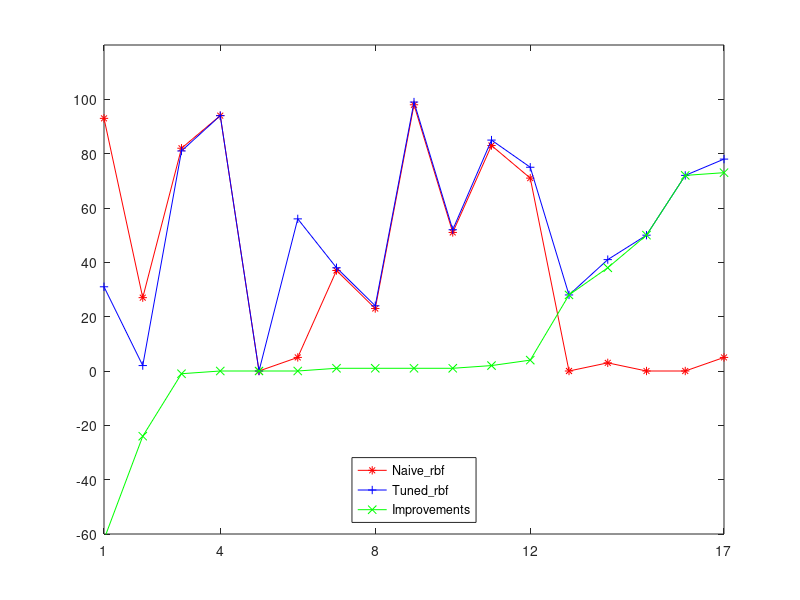

Write MATLAB code to recreate this figure. (Note: this script raises an error after producing the figure.)
clf
 FigHandle = figure('Position', [220, 300, 200, 400]);
%plot([1:17],[0:0])
x = [1:17]
box on 
hold on
plot(x,[93,27,82,94,0,5,37,23,98,51,83,71,0,3,0,0,5], '-r*')
hold on
plot(x,[31,2,81,94,0,56,38,24,99,52,85,75,28,41,50,72,78],'-b+')
hold on
plot(x,[-62,-24,-1,0,0,0,1,1,1,1,2,4,28,38,50,72,73], '-gx')
hold on
% plot(x,[0.01, 0.01, 0.19, 0.19, 0.26, 0.26, 0.52, 0.52, 0.55, 0.6, 0.6, 0.6, 0.6, 0.6, 0.6, 0.83, 0.83],'-ks')
axis([1 17 -60 120])
legend('Naive\_rbf','Tuned\_rbf','Improvements','Location','South')
set(gca,'XTick', [1,4,8,12,17])
set(gca, 'YTick',[-60,-40,-20,0,20,40,60,80,100])
hline = refline([0 0]);
set(hline,'Color','k')
title('F')
legend('boxoff')
xlabel('17 experiments, sorted')

 FigHandle = figure('Position', [220, 300, 200, 400]);
%plot([1:17],[0:0])
x = [1:17]
box on 
hold on
plot(x,[20,78,51,0,0,0,0,0,0,0,0,0,0,0,0,0,0], '-r*')
hold on
plot(x,[20,78,51,4,20,23,26,28,33,36,40,42,50,75,78,85,96],'-b+')
hold on
plot(x,[0,0,0,4,20,23,26,28,33,36,40,42,50,75,78,85,96], '-gx')
hold on
% plot(x,[0.01, 0.01, 0.19, 0.19, 0.26, 0.26, 0.52, 0.52, 0.55, 0.6, 0.6, 0.6, 0.6, 0.6, 0.6, 0.83, 0.83],'-ks')
axis([1 17 -60 120])
legend('Naive\_sigmoid','Tuned\_sigmoid','Improvements','Location','South')
set(gca,'XTick', [1,4,8,12,17])
set(gca, 'YTick',[-60,-40,-20,0,20,40,60,80,100])
hline = refline([0 0]);
set(hline,'Color','k')
title('F')
legend('boxoff')
xlabel('17 experiments, sorted')
